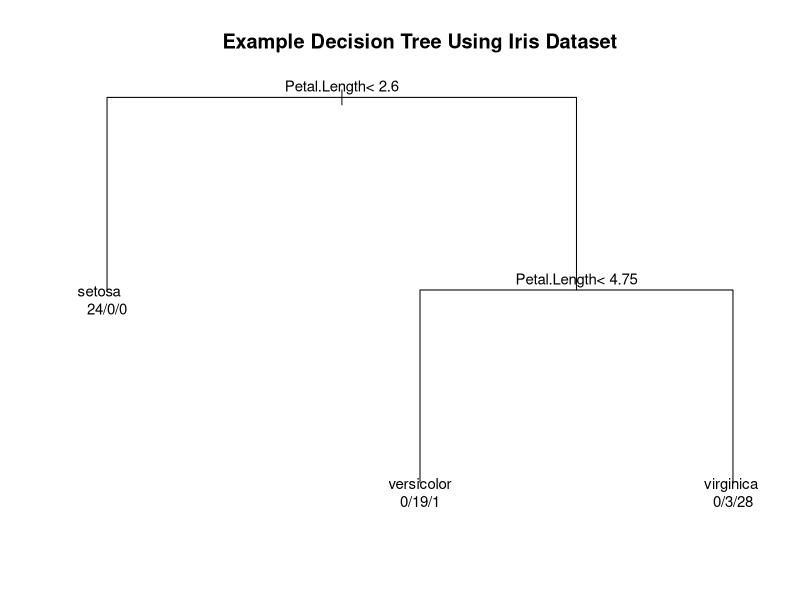

Generate this figure with R:
#########################
## R Script accompanying "Recursive Binary Partitioning and the Random Forest: An Introduction to Tree-Based Machine Learning Methods in R" 
## Code for examples in paper pre walkthrough section using iris dataset
## Authors: Andrew N Hall, David M Condon, Daniel K Mroczek
#########################

# In-text example code using iris (pre-tutorial section)
library(datasets) #load datasets library
library(tidyverse) #load tidyverse for data manipulation
library(rpart) #load rpart for construction of decision tree
data(iris)

# Split data into training and test datasets 
set.seed(44)
iris_train = sample_frac(iris, size = 1/2) #sample 1/2 of observations for training set
iris_test = setdiff(iris, iris_train) #take remaining 1/2 for test set

# Decision tree Iris
dtree_iris <- rpart(Species~., data = iris_train) #create basic decision tree based on iris data

png("ExampleDTreeIris.png", width = 8, height = 7, units = "in", res = 300)
par(mfrow = c(1,1), xpd = NA)
plot(dtree_iris, uniform = T, main = "Example Decision Tree Using Iris Dataset") #plot decision tree
text(dtree_iris, pretty = 0, use.n = T, cex = .9) #add text to decision tree
dev.off()